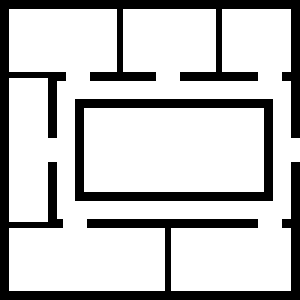
#> input picture 08_grid_and_montecarlo_localization/grid_map.png, 100 x 100 px (shown 3 times larger)
$ python mc_localization.py
#> lines starting #> are read from the running program, lines starting #| are printed output that depends on the picture; after the words box and inside, x2 and y2 are one past the last pixel; in counts of white or black regions, pixels touching at a corner belong together
#> further down, map is the input picture: shape (100, 100, 3); 76.4% white; 2 black regions, box (x1, y1, x2, y2) and area: (0, 0, 100, 100) 1798, (25, 33, 91, 67) 564
### 08_grid_and_montecarlo_localization/range_sensor.py
import numpy as np
import matplotlib.pyplot as plt

class RangeSensor:
    def __init__(self):
        self.sigma_hit = 0.15
        self.lambda_short = 1.0
        self.z_max = 5  # 5m

        # z_hit, z_short, z_max, and z_rand in p.128, equation 6.13
        w_hit   = 0.97
        w_short = 0.005
        w_max   = 0.020
        w_rand  = 0.005

        # [6 lines of commented-out code are left out]
        w_sum = w_hit + w_short + w_max + w_rand
        self.w_hit   = w_hit / w_sum
        self.w_short = w_short / w_sum
        self.w_max   = w_max / w_sum
        self.w_rand  = w_rand / w_sum

        self.resolution = 0.01  # 0.01m
        self.pdf = np.zeros(self.z_max)

    def compute_p_hit(self, x, z):
        """x: the range at which p_hit is computed.
           z: true value
        """
        if 0 <= x <= self.z_max:
            s_hit = self.sigma_hit
            p = 1/np.sqrt(2*np.pi*s_hit**2)*np.exp(-1/2*(x-z)**2/s_hit**2)

        else:
            p = 0

        return p

    def compute_p_short(self, x, z):
        """z: true value
        """
        if 0 <= x <= z:
            l_short = self.lambda_short
            eta = 1/(1 - np.exp(-l_short*z))
            p = eta*l_short*np.exp(-l_short*x)
        else:
            p = 0
        return p

    def compute_p_max(self, x):
        if abs(x-self.z_max) < 1e-6:
            p = 1
        else:
            p = 0
        return p

    def compute_p_rand(self, x):
        if 0 <= x <= self.z_max:
            p = 1/self.z_max
        else:
            p = 0
        return p

    # [25 lines left out: function compute_pdf, not called in this run]

    def compute_px(self, z, z_true):
        """compute p(z | z*)
           z* : true value
        """
        w_hit = self.w_hit
        w_short = self.w_short
        w_max = self.w_max
        w_rand = self.w_rand

        eta_p_hit = 1.0 # assume to be always 1.0
        p_hit = self.compute_p_hit(z, z_true) / eta_p_hit
        p_short = self.compute_p_short(z, z_true)
        p_max = self.compute_p_max(z)
        p_rand = self.compute_p_rand(z)

        p = p_hit*w_hit + p_short*w_short + p_max*w_max + p_rand*w_rand

        return p

    # [13 lines left out: function measure, not called in this run]


# [28 lines that do not run on import are left out]


### 08_grid_and_montecarlo_localization/mc_localization.py
"""Monte Carlo Localization
   Table 8.2 on page 252.
"""
import cv2
import numpy as np
import matplotlib.pyplot as plt
from range_sensor import RangeSensor

res_x = 0.15    # 0.15m
res_y = 0.15    # 0.15m

max_x = 15
max_y = 15
max_sensor_range = 5


# alpha 1 ~ alpha 6
alpha = [4, 2, 4, 4, 4, 2]

def sample_normal_distribution(b):
   """ Table 5.4 Algorithm for sampling from normal distribution with zero mean and variance b.
   """
   r = np.random.random_integers(-1000, 1000, size=12) * 0.001
   return b/6.0*r.sum()

def sample_triangular_distribution(b):
   """ Table 5.4 Algorithm for sampling from triangular distribution with zero mean and variance b.
   """
   r1 = np.random.random_integers(-1000, 1000) * 0.001
   r2 = np.random.random_integers(-1000, 1000) * 0.001
   return b * r1 * r2

sample = sample_normal_distribution

class MCLocalization:
   def __init__(self, x_gt, map):
      self.x_gt = x_gt

      self.M = 500 # The number of particles
      self.X = np.zeros([self.M, 3])  # particles
      self.w = np.ones(self.M) / self.M # Weight (importance)
      self.map = map
      self.obstacles = []

      self.sensor_angles = [
         0, 15, 30, 45, 60, 75, 90, #105, 120, 135, 150,
         360-15, 360-30, 360-45, 360-60, 360-75, 360-90, #360-105, 360-120, 360-135, 360-150,
      ]
      num_angles = len(self.sensor_angles)
      self.sensor_ranges = [0] * num_angles
      self.true_ranges = [0] * num_angles

      self.make_obstacle_lut(map)

      self.range_sensor = RangeSensor()
      self.range_sensor.z_max = max_sensor_range

   def reset_obstacle_lut(self):
        self.obstacles = []

   def make_obstacle_lut(self, map):
      if len(self.obstacles) == 0:
         for i in range(map.shape[0]):
            for j in range(map.shape[1]):
               if map[i,j] == 0:
                  # add (x, y) of obstacles
                  self.obstacles.append([j, i])
         self.obstacles = np.array(self.obstacles, dtype=np.float32)
         if len(self.obstacles) > 0:
            self.obstacles[:,0] *= res_x
            self.obstacles[:,1] *= res_y


   def sample_motion_model_velocity(self, xt_1, ut, noise=False, dt=0.1):
      """ This method computes motion model in Table 8.1 on p.188.
      """

      # control ut
      vt, wt = ut

      # compute ground truth
      x = xt_1[0]
      y = xt_1[1]
      theta = xt_1[2]

      xt = np.zeros([3])

      if noise:
         v_hat = vt + sample(alpha[0]*abs(vt) + alpha[1]*abs(wt))   # line 1
         w_hat = wt + sample(alpha[2]*abs(vt) + alpha[3]*abs(wt))   # line 2
         g_hat =      sample(alpha[4]*abs(vt) + alpha[5]*abs(wt))   # line 3
      else:
         v_hat = vt
         w_hat = wt
         g_hat = 0

      if abs(w_hat) > 0:
         xt[0] = x - v_hat/w_hat*np.sin(theta) + v_hat/w_hat*np.sin(theta + w_hat*dt)
         xt[1] = y + v_hat/w_hat*np.cos(theta) - v_hat/w_hat*np.cos(theta + w_hat*dt)
         xt[2] = theta + w_hat*dt + g_hat*dt
      else:
         xt[0] = x + v_hat*np.cos(theta)*dt
         xt[1] = y + v_hat*np.sin(theta)*dt
         xt[2] = theta + g_hat*dt

      u_map = int(xt[0]/res_x + 0.5)
      v_map = int(xt[1]/res_y + 0.5)

      if 0 <= u_map < self.map.shape[1] and 0 <= v_map < self.map.shape[0] and self.map[v_map, u_map] == 255:
          p = 1.0
      else:
         p = 0.0

      return xt, p

   def measure(self, xt, noise=False):
      x     = xt[0]
      y     = xt[1]
      theta = xt[2]
      N = len(self.sensor_angles)
      sensor_ranges = [max_sensor_range] * N

      if len(self.obstacles) > 0:
         dx = self.obstacles[:,0] - x
         dy = self.obstacles[:,1] - y
         r2 = dx**2 + dy**2
         idx_valid = np.where(r2 <= max_sensor_range**2)

         dx = dx[idx_valid]
         dy = dy[idx_valid]

         # range of arctan2: [-pi, pi]
         angle_valid = np.arctan2(dy, dx)
         idx_neg = np.where(angle_valid < 0.0)
         angle_valid[idx_neg] += np.pi*2.0

         # angle_valid = np.arctan2(dy, dx) - theta

         angle_thres = 5*np.pi/180.0

         for idx_angle in range(N):
            angle = self.sensor_angles[idx_angle]
            beam_angle = angle*np.pi/180.0 + theta
            # beam_angle = angle*np.pi/180.0

            min_dist2 = max_sensor_range**2

            diff_angles = abs(beam_angle - angle_valid)
            idx_valid = np.where((diff_angles <= angle_thres) | ((diff_angles >= np.pi*2-angle_thres) & (diff_angles <= np.pi*2+angle_thres)))

            dx_beam = dx[idx_valid]
            dy_beam = dy[idx_valid]

            r2 = dx_beam**2 + dy_beam**2
            if len(r2) > 0:
               min_dist2 = r2.min()
            else:
               min_dist2 = max_sensor_range**2

            r = np.sqrt(min_dist2)
            if noise:
               r += np.random.randn()*0.15

            sensor_ranges[idx_angle] = r
      else:
         for idx_angle in range(N):
            if noise:
               r = min(max_sensor_range, max_sensor_range+np.random.randn()*0.15)
            sensor_ranges[idx_angle] = max_sensor_range

      return sensor_ranges

   def initialize(self, x0=None):

      if x0 is None:
         for m in range(self.M):
            # generate random samples
            x = np.random.rand() * max_x
            y = np.random.rand() * max_y

            u_map = int(x/res_x + 0.5)
            v_map = int(y/res_y + 0.5)

            while u_map >= self.map.shape[1] or v_map >= self.map.shape[0] or self.map[v_map, u_map] < 255:
               x = np.random.rand() * max_x
               y = np.random.rand() * max_y

               u_map = int(x/res_x + 0.5)
               v_map = int(y/res_y + 0.5)

            # a = np.random.randint(0, 2) * 180 * np.pi / 180.0
            a = np.random.rand()*np.pi*2.0
            self.X[m,0] = x
            self.X[m,1] = y
            self.X[m,2] = a
      else:
         for m in range(self.M):
            # generate random samples
            x = np.random.randn() * max_x * 0.1 + x0[0]
            y = np.random.randn() * max_y * 0.1 + x0[1]

            u_map = int(x/res_x + 0.5)
            v_map = int(y/res_y + 0.5)

            while True:
               if 0 <= u_map < self.map.shape[1] and 0 <= v_map < self.map.shape[0] and self.map[v_map, u_map] == 255:
                  break
               else:
                  x = np.random.randn() * max_x * 0.1 + x0[0]
                  y = np.random.randn() * max_y * 0.1 + x0[1]

                  u_map = int(x/res_x + 0.5)
                  v_map = int(y/res_y + 0.5)

            # a = np.random.randint(0, 2) * 180 * np.pi / 180.0
            a = np.random.randn()*np.pi + x0[2]
            self.X[m,0] = x
            self.X[m,1] = y
            self.X[m,2] = a

   def sample(self, ut, dt=0.1):

      self.x_gt, p_gt = self.sample_motion_model_velocity(mcl.x_gt, ut, noise=False, dt=dt)
      self.sensor_ranges = self.measure(self.x_gt)
      # for each particle
      for m in range(self.M):

         # motion model
         self.X[m], pm = self.sample_motion_model_velocity(self.X[m], ut, noise=True, dt=dt)

         # measurement model
         ranges = self.measure(self.X[m])

         N = len(self.sensor_angles)
         q = 1.0
         for k in range(N):
            p = self.range_sensor.compute_px(ranges[k], self.sensor_ranges[k])
            q *= p

         self.w[m] = q*pm

   def resample(self):
      Xt = []
      Wt = []
      M = self.M

      r = np.random.rand() * 1/M
      self.w = self.w / np.sum(self.w)

      c = self.w[0]
      i = 0

      for m in range(self.M):
         U = r + (m / M)   # m: 0 ~ M-1
         while U > c:
            i = i + 1
            c = c + self.w[i]
         Xt.append(self.X[i])
         Wt.append(self.w[i])

      self.X = np.array(Xt)
      self.w = np.array(Wt)

   def plot(self):
      # plot ground truth
      self.draw_robot(self.x_gt, color='g', sensor_readings=True)

      # draw particles
      x     = self.X[:,0]
      y     = self.X[:,1]
      theta = self.X[:,2]

      plt.scatter(x/res_x, y/res_y, c='b')

      dx = 0.5*np.cos(theta)
      dy = 0.5*np.sin(theta)
      plt.plot([x/res_x, (x+dx)/res_x], [y/res_y, (y+dy)/res_y], c='b')


   def draw_robot(self, xt, color='g', sensor_readings=False):
#> called with xt = array of shape (3,), color = 'g', sensor_readings = True
      x     = xt[0]
      y     = xt[1]
      theta = xt[2]

      plt.scatter(x/res_x, y/res_y, c=color)
      dx = 1*np.cos(theta)
      dy = 1*np.sin(theta)
      plt.plot([x/res_x, (x+dx)/res_x], [y/res_y, (y+dy)/res_y], c=color)

      # sensor readings
      if sensor_readings:
         for idx_angle in range(len(self.sensor_angles)):
            angle = self.sensor_angles[idx_angle]
            beam_angle = angle*np.pi/180.0 + theta

            sensor_range = self.sensor_ranges[idx_angle]

            rx = sensor_range*np.cos(beam_angle)
            ry = sensor_range*np.sin(beam_angle)

            plt.plot([x/res_x, (x+rx)/res_x], [y/res_y, (y+ry)/res_y], c='r')

if __name__ == '__main__':
   map = cv2.imread('grid_map.png')

   x0 = np.array([20*res_x, 30*res_y, 0], dtype=np.float32)
   mcl = MCLocalization(x0, map[:,:,1])

   fig = plt.figure()
   plt.imshow(map)

   mcl.initialize(x0)
   # mcl.initialize()

   mcl.plot()
   plt.gca().invert_yaxis()
   plt.draw()
   plt.waitforbuttonpress(0)
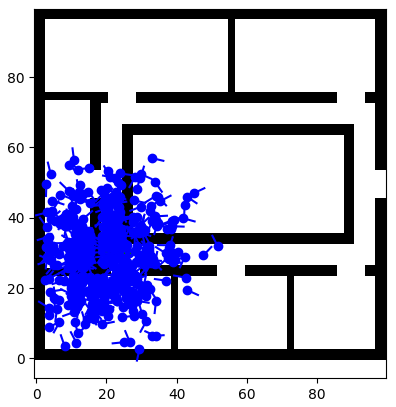
#> figure drawn by matplotlib, 1 panel
   plt.close(fig)

   for t in range(30):
      fig = plt.figure()
      plt.imshow(map)
      vt = 1.5
      wt = 0
      ut = [vt, wt]
      dt = 0.1

#> (the run stopped early here; a loop or call above may not have finished)
